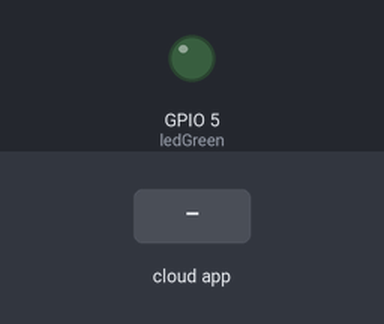
Recording of a program running on a simulated ESP8266 (NodeMCU). On the bench: output pins drawn as LEDs (lit = HIGH). Inputs (shaded band) come from the test bench. WiFi joins after 1.5 s; servers stay silent unless stated; the Firebase database answers and starts empty; what the program prints to the serial monitor is not drawn.

Above: at 2.8 s.
2.9 s: the phone or cloud app sets LED_Status to 1
At 4.1 s:
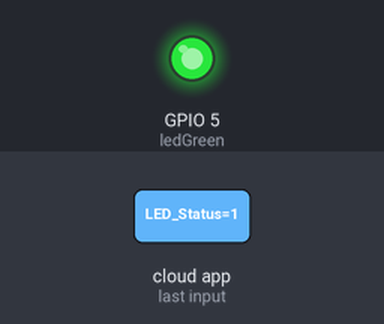
4.4 s: the phone or cloud app sets LED_Status to 0
At 6.0 s:
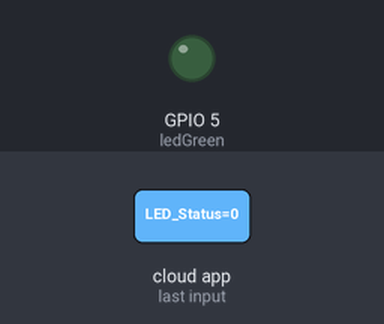
Timing chart, 0 to 7.5 s (numbered marks = the images above; inputs shaded):
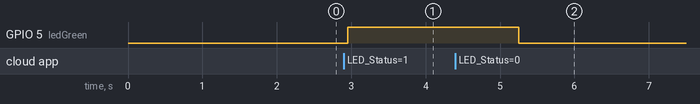

Measured:
- after the input at 2.9 s, GPIO 5 (ledGreen): LOW → HIGH after 0.05 s
- after the input at 4.4 s, GPIO 5 (ledGreen): HIGH → LOW after 0.85 s

The program:

main.cpp
```cpp
// (licence header left out)
#include "FirebaseESP8266.h"
#include <ESP8266WiFi.h>

//1. Change the following info
#define FIREBASE_HOST "testesp8266-50ca3.firebaseio.com"
#define FIREBASE_AUTH "FZtCcCodtYjSyRYA1qtQAyrqXAzcJhZHR76nkpR1"
#define WIFI_SSID "MaxtorIV"
#define WIFI_PASSWORD "HYjvpJYv"


//2. Define FirebaseESP8266 data object for data sending and receiving
FirebaseData firebaseData;

//Led
#define  ledGreen 5

void setup()
{

  Serial.begin(9600);

  //Define  ledGreen Output
  pinMode(ledGreen, OUTPUT);

  WiFi.begin(WIFI_SSID, WIFI_PASSWORD);
  Serial.print("Connecting to Wi-Fi");
  while (WiFi.status() != WL_CONNECTED)
  {
    Serial.print(".");
    delay(300);
  }
  Serial.println();
  Serial.print("Connected with IP: ");
  Serial.println(WiFi.localIP());
  Serial.println();


  //3. Set your Firebase info
  Firebase.begin(FIREBASE_HOST, FIREBASE_AUTH);

  //4. Enable auto reconnect the WiFi when connection lost
  Firebase.reconnectWiFi(true);

  //5. Try to set int data to Firebase
  //The set function returns bool for the status of operation
  //firebaseData requires for sending the data
  if(Firebase.setInt(firebaseData, "/LED_Status", 0))
  {
    //Success
     Serial.println("Set int data success");

  }else{
    //Failed?, get the error reason from firebaseData
    Serial.print("Error in setInt, ");
    Serial.println(firebaseData.errorReason());
  }

}

void loop()
{
   if(Firebase.getInt(firebaseData, "/LED_Status"))
  {
    //Success
    Serial.print("Get int data success, int = ");
    if(firebaseData.intData() == 1){
      digitalWrite(ledGreen, HIGH);
      Serial.println("Led ON");
    }
    else if (firebaseData.intData() == 0){
      digitalWrite(ledGreen, LOW);
      Serial.println("Led OFF");
    }

  }else{
    //Failed?, get the error reason from firebaseData
    Serial.print("Error in getInt, ");
    Serial.println(firebaseData.errorReason());
  }
  delay(1000);
}
```

wifi.cpp
```cpp
// #include <Arduino.h>
// #if defined(ESP8266)
// #include <ESP8266WiFi.h>          //https://github.com/esp8266/Arduino
// #else
// #include <WiFi.h>          //https://github.com/esp8266/Arduino
// #endif

// //needed for library
// #include <DNSServer.h>
// #if defined(ESP8266)
// #include <ESP8266WebServer.h>
// #else
// #include <WebServer.h>
// #endif
// #include <WiFiManager.h>          //https://github.com/tzapu/WiFiManager

// #include <FirebaseArduino.h>
// #include <ESP8266HTTPClient.h>

// //for LED status
// #include <Ticker.h>
// Ticker ticker;
// #define ledRed 0

// //for Settings  Up Firebase
// #define FIREBASE_HOST "testesp8266-50ca3.firebaseio.com"             // the project name address from firebase id
// #define FIREBASE_AUTH "FZtCcCodtYjSyRYA1qtQAyrqXAzcJhZHR76nkpR1"       // the secret key generated from firebase
// #define ledGreen 5
// String fireStatus = "";                                                     // led status received from firebase

// void tick() {
// 	//toggle state
// 	int state = digitalRead(ledRed);  // get the current state of GPIO1 pin
// 	digitalWrite(ledRed, !state);     // set pin to the opposite state
// }

// //gets called when WiFiManager enters configuration mode
// void configModeCallback (WiFiManager *myWiFiManager) {
// 	Serial.println("Entered config mode");
// 	Serial.println(WiFi.softAPIP());
// 	//if you used auto generated SSID, print it
// 	Serial.println(myWiFiManager->getConfigPortalSSID());
// 	//entered config mode, make led toggle faster
// 	ticker.attach(0.2, tick);
// }

// void setup() {
// 	// put your setup code here, to run once:
// 	Serial.begin(9600);

// 	//set led pin as output
// 	pinMode(ledRed, OUTPUT);
// 	pinMode(ledGreen, OUTPUT);
// 	// start ticker with 0.5 because we start in AP mode and try to connect
// 	ticker.attach(0.6, tick);

// 	//WiFiManager
// 	//Local intialization. Once its business is done, there is no need to keep it around
// 	WiFiManager wifiManager;
// 	//reset settings - for testing
// 	//wifiManager.resetSettings();

// 	//set callback that gets called when connecting to previous WiFi fails, and enters Access Point mode
// 	wifiManager.setAPCallback(configModeCallback);

// 	//fetches ssid and pass and tries to connect
// 	//if it does not connect it starts an access point with the specified name
// 	//here  "AutoConnectAP"
// 	//and goes into a blocking loop awaiting configuration
// 	if (!wifiManager.autoConnect("ESP-AgenLavan", "agAdminESP")) {
// 		Serial.println("failed to connect and hit timeout");
// 		//reset and try again, or maybe put it to deep sleep
// 		ESP.restart();
// 		delay(1000);
// 	}

// 	//if you get here you have connected to the WiFi
// 	Serial.println("connected...yeey :)");
// 	ticker.detach();
// 	//keep LED on
// 	digitalWrite(ledRed, HIGH);

// }

// void loop() {

// 	// put your main code here, to run repeatedly:

// }

/*		Placa NODEMCU
* 	0	-> 	D3
* 	1	-> 	TX
* 	2	-> 	D4
* 	3	-> 	RX
* 	4	-> 	D2
* 	5	-> 	D1
* 	12	-> 	D6
* 	13	-> 	D7
* 	14	-> 	D5
* 	14	-> 	D8
* 	16	-> 	D0
*/

/*
***Pinagem do Sensor RFID***
----RFID------ESP82660------
*	3.3V	->	3.3V
*	RST 	->	D2
*	GND		->	GND
*	MISO	->	D6
*	MOSI	->	D7
*	SCK		->	D5
*	SDA		->	D4
*/
```
